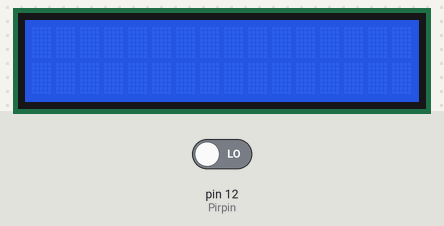
A sketch run on a simulated Arduino Uno, built with avr-gcc and run on an emulated ATmega328P. On the bench: 16×2 character LCD. The test bench sets the inputs (shaded band); at power-on: pin 12 (Pirpin) LOW.

Above: at 1.2 s.
1.3 s: pin 12 (Pirpin) driven HIGH
At 1.45 s:
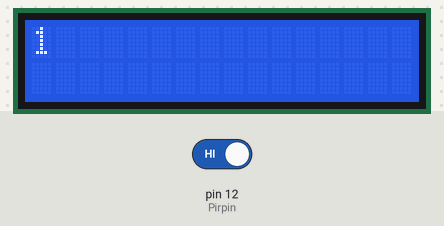
2.8 s: pin 12 (Pirpin) driven LOW
At 3.6 s:
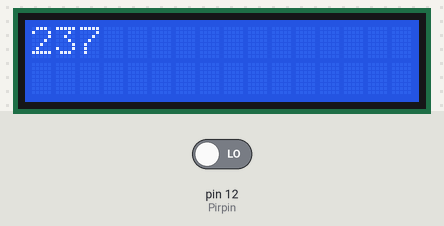
4.3 s: pin 12 (Pirpin) driven HIGH
At 4.45 s:
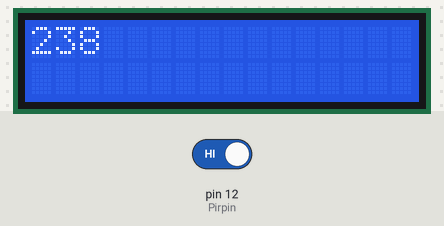
Timing chart, 0 to 7.3 s (numbered marks = the images above; inputs shaded):
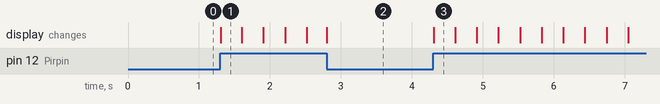

Measured:
- after the input at 1.3 s, the display: changes at once (image 1)
- after the input at 4.3 s, the display: changes at once (image 3)

The sketch:

contador_de_personas.ino
```cpp
#include <LiquidCrystal_I2C.h>
LiquidCrystal_I2C lcd(0x27 ,16,2);
//Crear el objeto lcd  dirección  0x3F y 16 columnas x 2 filas
const int Pirpin=12;
int   PirState=LOW;
int val=0;
int contar=0;
int pinzumbador = 10; // pin del zumbador
int frecuencia = 500; // frecuencia correspondiente a la nota La
void setup() {
pinMode(Pirpin, INPUT);
lcd.init();
lcd.backlight();
}
void loop() {
int value=digitalRead(Pirpin);

if(value==HIGH){
contar=contar+1;
lcd.clear();
lcd.setCursor(0,0);
lcd.print(contar);
}
else if(contar==10){
tone(pinzumbador,frecuencia); // inicia el zumbido
delay(600);               // esperar 600 milisegundos
noTone(pinzumbador); // inicia el zumbido
delay(600);               // esperar segundos
}
}
```
